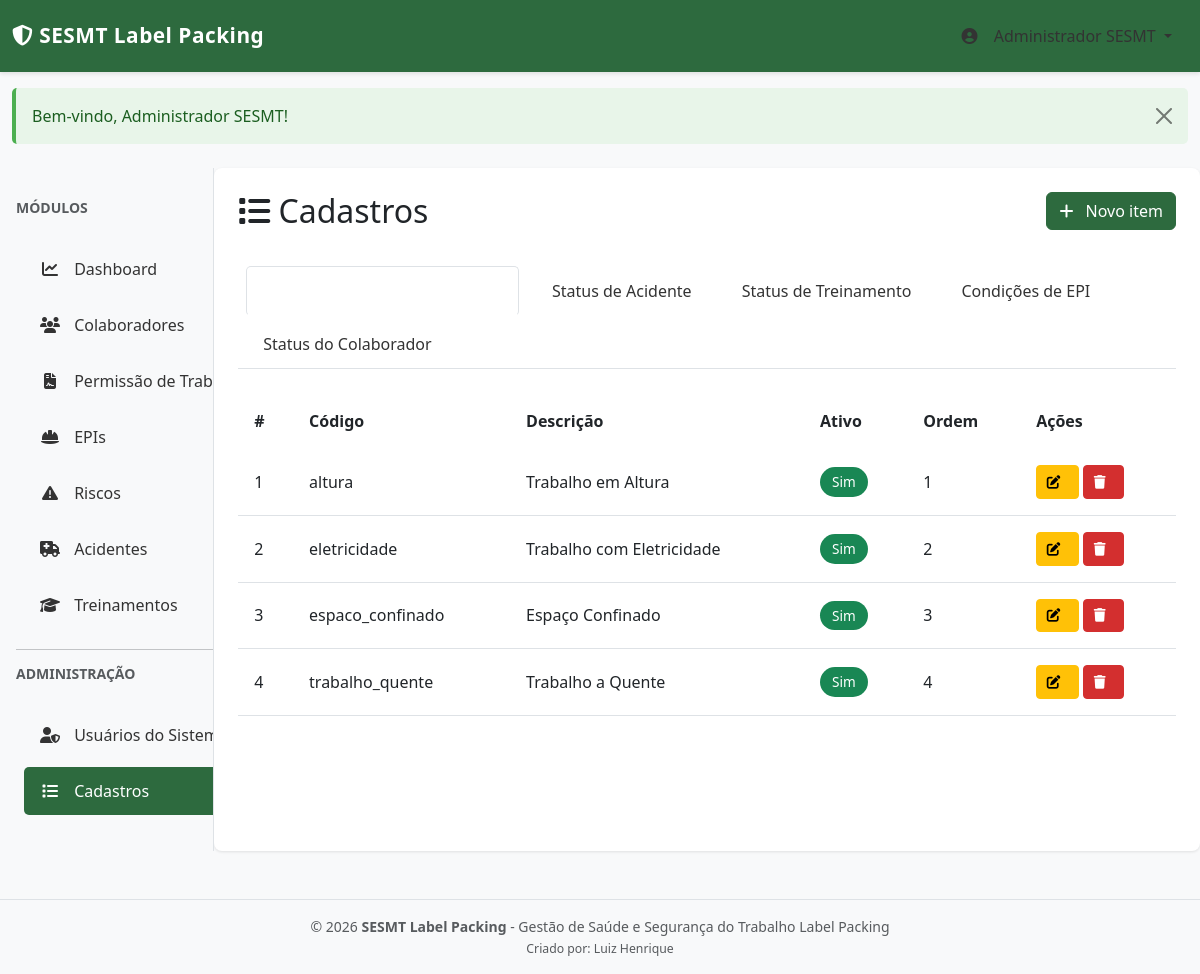
The app's page /index.php?page=cadastros (signed in) with its own data.
### tables this page shows
CREATE TABLE IF NOT EXISTS settings (
    id INT PRIMARY KEY AUTO_INCREMENT,
    type VARCHAR(50) NOT NULL,
    code VARCHAR(100) NOT NULL,
    label VARCHAR(255) NOT NULL,
    active TINYINT(1) DEFAULT 1,
    sort_order INT DEFAULT 0,
    created_at TIMESTAMP DEFAULT CURRENT_TIMESTAMP,
    updated_at TIMESTAMP DEFAULT CURRENT_TIMESTAMP ON UPDATE CURRENT_TIMESTAMP,
    UNIQUE KEY unique_setting (type, code),
    INDEX idx_type (type)
);

### config/constants.php (called while the page is built, shortened)
<?php
$SETTING_TYPES = [
    'pt_type' => 'Tipos de Permissão de Trabalho',
    'accident_status' => 'Status de Acidente',
    'training_status' => 'Status de Treinamento',
    'epi_condition' => 'Condições de EPI',
    'employee_status' => 'Status do Colaborador'
];
?>

### config/database.php (called while the page is built, shortened)
<?php
class Database {
    private static $instance = null;
    private $connection;
    private $host = 'localhost';
    private $db_name = 'sesmt_db';
    private $db_user = 'root';
    private $db_pass = '';
    private $charset = 'utf8mb4';
    private function connect() {
        try {
            $this->connection = new mysqli(
                $this->host,
                $this->db_user,
                $this->db_pass,
                $this->db_name
            );
            $this->connection->set_charset($this->charset);
        } catch (Exception $e) {
            die("Erro de conexão: " . $e->getMessage() .
                "<br><br>Verifique se o MySQL está rodando e se o banco 'sesmt_db' foi criado.<br>" .
                "Importe o arquivo database.sql via phpMyAdmin.");
        }
    }
    public static function getInstance() {
        if (self::$instance === null) {
            self::$instance = new self();
        }
        return self::$instance;
    }
    public function execute($query, $params = [], $types = '') {
        $stmt = $this->connection->prepare($query);
        if (!empty($params)) {
            $stmt->bind_param($types, ...$params);
        }
        if (!$stmt->execute()) {
            throw new Exception("Erro ao executar query: " . $stmt->error);
        }
        return $stmt;
    }
    public function fetchAll($query, $params = [], $types = '') {
        $stmt = $this->execute($query, $params, $types);
        $result = $stmt->get_result();
        $data = [];
        while ($row = $result->fetch_assoc()) {
            $data[] = $row;
        }
        return $data;
    }
}
?>

### models/Setting.php (called while the page is built, shortened)
<?php
require_once __DIR__ . '/../config/database.php';
class Setting {
    public function getAll($type, $activeOnly = true) {
        $query = "SELECT * FROM settings WHERE type = ?";
        $params = [$type];
        $types = 's';
        $query .= " ORDER BY sort_order ASC, label ASC";
        return Database::getInstance()->fetchAll($query, $params, $types);
    }
}

### views/cadastros/list.php (the view)
<?php
global $SETTING_TYPES;
?>
<div class="row mb-4">
    <div class="col-md-8">
        <h2><i class="fas fa-list"></i> Cadastros</h2>
    </div>
    <div class="col-md-4 text-end">
        <a href="<?php echo APP_URL; ?>/index.php?page=cadastros&action=create&type=<?php echo urlencode($type); ?>" class="btn btn-primary">
            <i class="fas fa-plus"></i> Novo item
        </a>
    </div>
</div>
<ul class="nav nav-tabs mb-4">
    <?php foreach ($SETTING_TYPES as $key => $label): ?>
        <li class="nav-item">
            <a class="nav-link <?php echo $key === $type ? 'active' : ''; ?>" href="<?php echo APP_URL; ?>/index.php?page=cadastros&type=<?php echo urlencode($key); ?>">
                <?php echo htmlspecialchars($label); ?>
            </a>
        </li>
    <?php endforeach; ?>
</ul>
<div class="table-responsive">
    <table class="table table-hover">
        <thead>
            <tr>
                <th>#</th>
                <th>Código</th>
                <th>Descrição</th>
                <th>Ativo</th>
                <th>Ordem</th>
                <th>Ações</th>
            </tr>
        </thead>
        <tbody>
            <?php if (empty($items)): ?>
                <tr>
                    <td colspan="6" class="text-center text-muted py-4">Nenhum item cadastrado para este tipo.</td>
                </tr>
            <?php else: ?>
                <?php foreach ($items as $item): ?>
                    <tr>
                        <td><?php echo $item['id']; ?></td>
                        <td><?php echo htmlspecialchars($item['code']); ?></td>
                        <td><?php echo htmlspecialchars($item['label']); ?></td>
                        <td>
                            <span class="badge <?php echo $item['active'] ? 'bg-success' : 'bg-secondary'; ?>">
                                <?php echo $item['active'] ? 'Sim' : 'Não'; ?>
                            </span>
                        </td>
                        <td><?php echo intval($item['sort_order']); ?></td>
                        <td>
                            <a href="<?php echo APP_URL; ?>/index.php?page=cadastros&action=edit&id=<?php echo $item['id']; ?>" class="btn btn-sm btn-warning" title="Editar">
                                <i class="fas fa-edit"></i>
                            </a>
                            <button class="btn btn-sm btn-danger" onclick="if(confirm('Excluir este item?')) location.href='<?php echo APP_URL; ?>/index.php?page=cadastros&action=delete&id=<?php echo $item['id']; ?>';" title="Excluir">
                                <i class="fas fa-trash"></i>
                            </button>
                        </td>
                    </tr>
                <?php endforeach; ?>
            <?php endif; ?>
        </tbody>
    </table>
</div>

### assets/css/style.css (style rules this page uses)
:root { --sesmt-green: #2d6a3e; --sesmt-red: #d32f2f; --sesmt-yellow: #f57c00; --sesmt-light: #f5f5f5; --sesmt-dark: #1a1a1a; }
body { background-color: #f8f9fa; font-family: 'Segoe UI', Tahoma, Geneva, Verdana, sans-serif; }
.nav-link { color: #333 !important; padding: 0.75rem 1rem; margin: 0.25rem 0.5rem; border-radius: 5px; transition: all 0.3s ease; white-space: normal; }
.nav-link.active { background-color: var(--sesmt-green); color: white !important; }
.table { border-collapse: collapse; }
.table thead { background-color: var(--sesmt-green); color: white; }
.table thead th { border: none; padding: 1rem; font-weight: 600; }
.table tbody tr { transition: background-color 0.2s ease; }
.table tbody td { padding: 1rem; vertical-align: middle; }
.btn-primary { background-color: var(--sesmt-green); border-color: var(--sesmt-green); }
.btn-danger { background-color: var(--sesmt-red); border-color: var(--sesmt-red); }
.btn-sm { padding: 0.35rem 0.6rem; font-size: 0.85rem; }
.btn i { margin-right: 0.5rem; }
.badge { padding: 0.5rem 0.75rem; border-radius: 20px; font-size: 0.85rem; font-weight: 500; }

### views/layouts/header.php (style rules this page uses)
:root { --sesmt-green: #2d6a3e; --sesmt-red: #d32f2f; --sesmt-light: #f5f5f5; }

### views/layouts/sidebar.php (style rules this page uses)
.nav-link { color: #333; padding: 0.75rem 1rem; white-space: nowrap; overflow: hidden; text-overflow: ellipsis; }
.nav-link.active { color: white; background-color: var(--sesmt-green); border-radius: 5px; }

### records on screen
settings: id "1", code "altura", label "Trabalho em Altura", active "Sim", sort_order "1"
settings: id "2", code "eletricidade", label "Trabalho com Eletricidade", active "Sim", sort_order "2"
settings: id "3", code "espaco_confinado", label "Espaço Confinado", active "Sim", sort_order "3"
settings: id "4", code "trabalho_quente", label "Trabalho a Quente", active "Sim", sort_order "4"

### other values on screen
APP_NAME "SESMT Label Packing"
$user['name'] "Administrador SESMT"
$label "Status de Acidente"
$label "Status de Treinamento"
$label "Condições de EPI"
$label "Status do Colaborador"
APP_CREATOR "Luiz Henrique"
